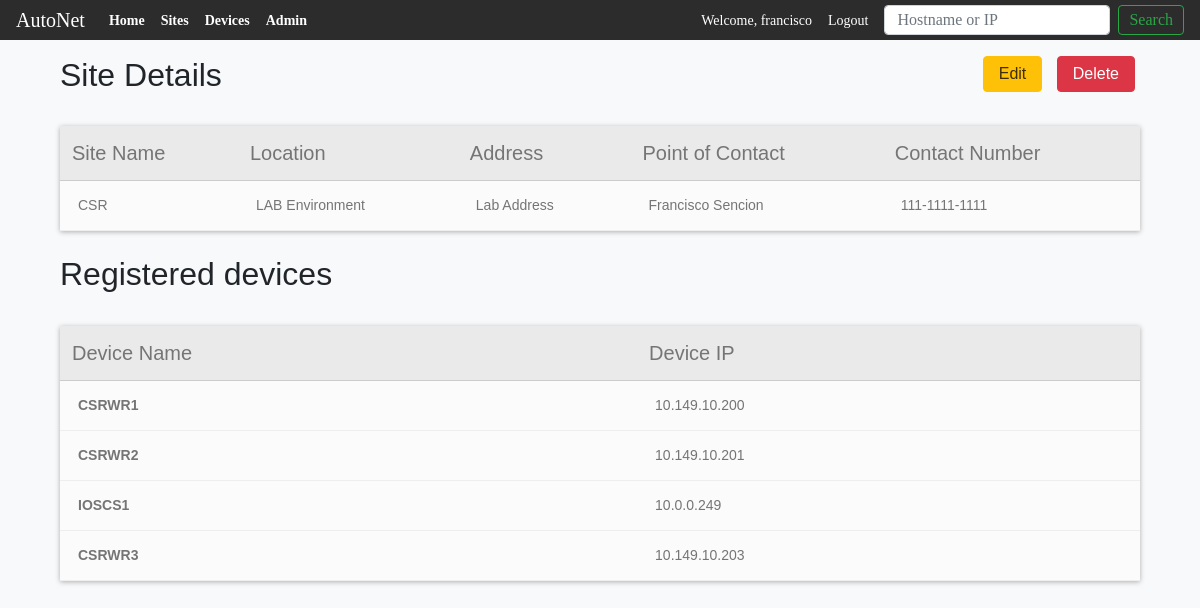
The app's page /sites/9 (signed in) with its own data.
### main_app/models.py (models this page shows, shortened)
class Sites(models.Model):
    site_name = models.CharField(max_length=100)
    site_location = models.CharField(max_length=250)
    uuid = models.UUIDField( #used by the API to look up the record
                            db_index=True,
                            default=uuid_lib.uuid4,
                            editable=False)
    site_address = models.CharField(max_length=400, null=True)
    site_poc_name = models.CharField(max_length=100)
    site_poc_number = models.CharField(max_length=30)

class Devices(models.Model):
    VENDOR_LIST = (('C', 'Cisco'), ('J', 'Juniper'), ('A', 'Arista'))
    DEVICE_TYPES = (('R', 'Router'), ('S', 'Switch'), ('F', 'Firewall'))
    CISCO_OS = (('1', 'CISCO IOS'), ('2', 'CISCO IOS-XE'),
                ('3', 'CISCO IOS-XR'), ('4', 'CISCO NX-OS'))
    device_name = models.CharField(max_length=100)
    device_ip = models.GenericIPAddressField()
    device_model = models.CharField(max_length=100, null=True, blank=True)
    device_sn = models.CharField(max_length=250, null=True, blank=True)
    uuid = models.UUIDField( #used by the API to look up the record
                            db_index=True,
                            default=uuid_lib.uuid4,
                            editable=False)
    vendor = models.CharField(choices=VENDOR_LIST, max_length=10,
                                                default=VENDOR_LIST[0])
    device_type = models.CharField(choices=DEVICE_TYPES, max_length=10,
                                                default=DEVICE_TYPES[0])
    operating_system = models.CharField(choices=CISCO_OS, max_length=10,
                                                default=CISCO_OS)
    site = models.ForeignKey(Sites,
                            on_delete=models.CASCADE,
                            related_name = 'devices',
                            )
    objects = models.Manager()

### main_app/views.py (the view)
# urls.py: path('sites/<int:pk>', views.SitesDetailView.as_view(), name='sitesdetail'),
class SitesDetailView(LoginRequiredMixin, DetailView):
    context_object_name = 'sites_detail'
    model = models.Sites
    template_name = 'main_app/sites_detail.html'

### main_app/templates/main_app/sites_detail.html
{% extends 'main_app/main_app_base.html' %}
{%block content %}
<div class="" style="width: 90%; margin-left: auto; margin-right: auto;">
  <div class="float-right">
    <a href="{% url 'main_app:updatesite' pk=sites_detail.id%}">
      <button class="btn-class" id="btn-edit" type="submit">Edit</button>
    </a>
    <a href="{% url 'main_app:deletesite' pk=sites_detail.id%}">
      <button class="btn-class" id="btn-delete" type="submit">Delete</button>
    </a>
  </div>
  <h2>Site Details</h2>
  <br>
  <table id="device-table1">
    <table class="ctable ctable-noSideBorder">
      <thead  class="layout">
        <th>Site Name</th>
        <th>Location</th>
        <th>Address</th>
        <th>Point of Contact</th>
        <th>Contact Number</th>
      </thead>
      <tbody>
        <tr>
          <td>{{sites_detail.site_name}}</td>
          <td>{{sites_detail.site_location}}</td>
          <td>{{sites_detail.site_address}}</td>
          <td>{{sites_detail.site_poc_name}}</td>
          <td>{{sites_detail.site_poc_number}}</td>
        </tr>
      </tbody>
    </table>
  </table>
  <br>
  <h2>Registered devices</h2>
  <br>
  <table id="device-table1">
    <table class="ctable ctable-noSideBorder">
      <thead  class="layout">
        <th>Device Name</th>
        <th>Device IP</th>
      </thead>
      <tbody>
        {% for device in sites_detail.devices.all %}
          <tr>
            <td><a href="{% url 'main_app:devicedetail' pk=device.id%}">{{device.device_name}}</a></td>
            <td>{{device.device_ip}}</td>
          </tr>
        {% endfor %}
      </tbody>
    </table>
  </table>
</div>
{%endblock content %}

### main_app/templates/main_app/main_app_base.html (shortened to what this page needs)
<!DOCTYPE html>
<html lang="en" dir="ltr">
  <head>
    <link rel="stylesheet" href="https://stackpath.bootstrapcdn.com/bootstrap/4.1.3/css/bootstrap.min.css">
    {% load staticfiles %}
    <link rel="stylesheet" href="{% static 'css/form.css' %}">
  </head>
  <body class="bg-light" style="font-family: sans-serif;">
    <header>
    <div class="mb-4">
      <nav class="navbar navbar-expand-lg navbar-dark fixed-top" style="background-color: #2c2c2d; height: 40px; font-size: 14px; font-family: 'Source Sans Pro' !important;">
        <a class="navbar-brand" href="{% url 'main_app:home' %}">AutoNet</a>
        <div class="collapse navbar-collapse" id="navbarSupportedContent">
          <ul class="navbar-nav mr-auto">
            <li class="nav-item active">
              <a class="nav-link" href="{% url 'main_app:home' %}"><strong>Home</strong><span class="sr-only">(current)</span></a>
            </li>
            <li class="nav-item active">
              <a class="nav-link" href="{% url 'main_app:viewsites' %}"><strong>Sites</strong></a>
            </li>
            <li class="nav-item active">
              <a class="nav-link" href="{% url 'main_app:viewdevices' %}"><strong>Devices</strong></a>
            </li>
            <li class="nav-item active">
              <a class="nav-link" href="{% url 'admin:index' %}"><strong>Admin</strong></a>
            </li>
          </ul>
          <div class="">
            {% if user.is_authenticated%}
            <ul class="navbar-nav mr-auto">
              <li class="nav-item active">
                <a class="nav-link" href="#">Welcome, {{user.username}}</a>
              </li>
              <li class="nav-item active">
                <a class="nav-link" href="{% url 'users:logout' %}">Logout</a>
              </li>
            </ul>
            {% endif %}
          </div>
          <form class="form-inline my-2 my-lg-0" action="{% url 'main_app:search'%}" method="get">
              <input class="form-control ml-2 mr-sm-2 " type="search"  name="item" style="height: 30px;"placeholder="Hostname or IP" aria-label="Search">
              <button class="btn btn-outline-success my-2 my-sm-0" type="submit" style="height: 30px; padding: 5px 10px; line-height: 0;">Search</button>
        </form>
        </div>
      </nav>
    </div>
    </header>
    <div class="container" style="padding: 16px 0px;">
    </div>
    {%block content %}
    {%endblock content %}
  </body>
</html>

### main_app/static/css/form.css (style rules this page uses)
#btn-delete { background-color: #dc3545; color: white; padding: 5px 15px; margin: 0px 5px; border: 1px solid #dc3545; border-radius: 4px; }
#btn-edit { background-color: #ffc107; color: #3f2f00; padding: 5px 15px; margin: 0px 5px; border: 1px solid #ffc107; border-radius: 4px; }
#device-table1 { display: block; }
.ctable { background-color: #eaeaea; box-shadow: 0 1px 5px 0 rgba(0,0,0,0.3); border-collapse: collapse ; font-family: Helvetica,Verdana,sans-serif; font-weight: 300; width:100%; color: #757575; font-size: 14px; background-clip: padding-box; }
.ctable thead { font-size: 20px; text-align: left; font-weight: bold; }
.ctable tbody tr td { background-color: #fbfbfb; transition: .3s; border-bottom: 1px solid #eee; text-align: left; }
.ctable tbody tr:nth-child(2n+1) { background-color: #fbfbfb; }
.ctable tbody td { padding: 14px 30px ; text-align: left; }
.ctable .layout th { font-weight: 300; text-align: left; color: #757575; padding: 12px; border-bottom: 1px solid #ccc; }
.ctable-noSideBorder tbody td:first-child { border-left: 0 !important; }
.ctable tbody td { padding: 14px 18px; text-align: left; }
.ctable tbody tr { transition: .3s; border-bottom: 1px solid #eee; }
.ctable tbody tr td a { color: #757575; font-weight: bold; }

### records on screen
Sites: site_name "CSR", site_location "LAB Environment", site_address "Lab Address", site_poc_name "Francisco Sencion", site_poc_number "111-1111-1111"
Devices: device_name "CSRWR1", device_ip "10.149.10.200"
Devices: device_name "CSRWR2", device_ip "10.149.10.201"
Devices: device_name "IOSCS1", device_ip "10.0.0.249"
Devices: device_name "CSRWR3", device_ip "10.149.10.203"

### other values on screen
{{ user.username }} "francisco"
